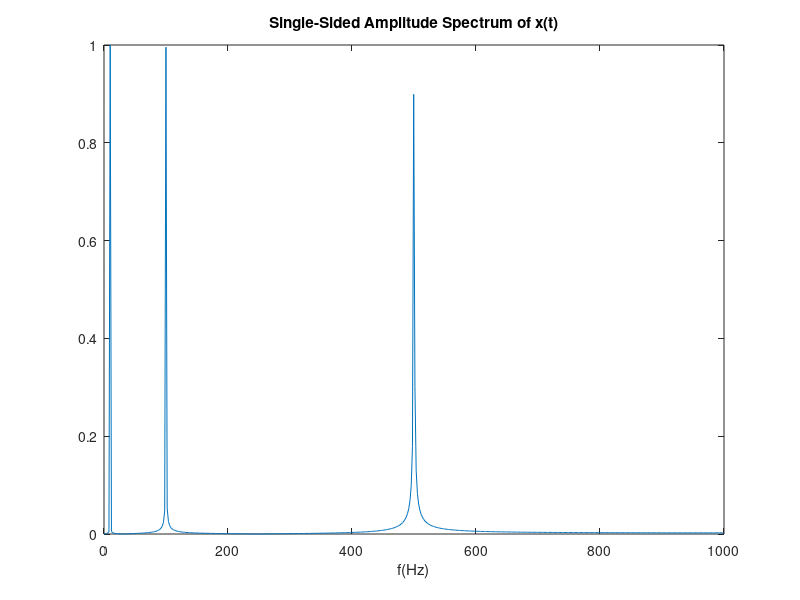

MATLAB code for this plot:
clc; %Clear command window
close all;  %close all figures
clear;% erase all existing variables
workspace; % make sure workspace is showing

%show numbers in a compact form with 5 digits
format long g
format compact

%Set font size
fontSize = 2;

%Make  0.5 seconds sampled every 1/2000 of a second (2KHz sampling rate)
t = 0 : 1/2000 : 0.5;

%Define wave parameters

f1 =  10; %10Hz
T1  = 1/f1;
amp1 = 1;


f2 =  100; %100Hz
T2  = 1/f2;
amp2 = 1;

f3 =  500; %500Hz
T3  = 1/f3;
amp3 = 1;

%Make signal
signal1 =  amp1 * sin(2*pi*t/T1);
signal2 =  amp2 * sin(2*pi*t/T2);
signal3 =  amp3 * sin(2*pi*t/T3);

%Combine signals
signal =  signal1 + signal2 + signal3;

%Compute dft of the original signal
signal_fft =  fft(signal);

%Get seignal length
L = length(signal);

%Compute signal magnitude
sig_mag =  abs(signal_fft);

Fs =  2000;
f  = Fs *(0: (L/2))/L;

P2 =  abs(signal_fft/L);
P1 = P2(1: L/2+1);
P1(2:end -1) = 2*P1(2:end-1); 
plot(f,P1);
title('Single-Sided Amplitude Spectrum of x(t)');
xlabel('f(Hz)')
